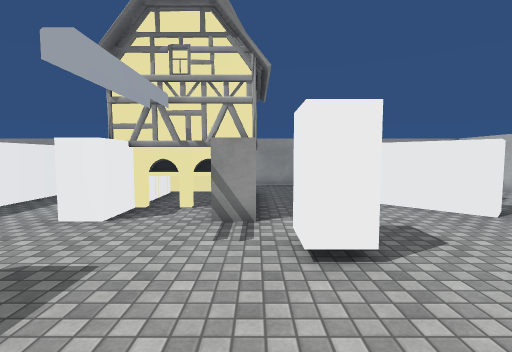
view 1 (above)

19 first-person views from a walk through a 3-D level made in the Unity game engine. The camera is 1.5 m above the floor, tilts 4° down and sees 85° across. The floor is counted in squares, 1.03 m on a side. Each view is taken from the middle of a square. On the plan, view 1 faces up. The plan holds only what a view shows up to about 14 squares ahead; the rest is blank. The place goes on beyond the plan. The player character is not drawn. Surface patterns are stand-ins for the level's own textures.

view 2
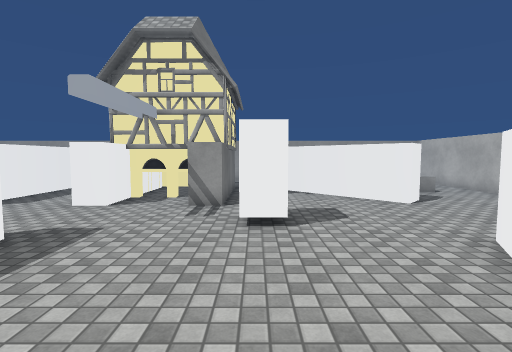

view 3
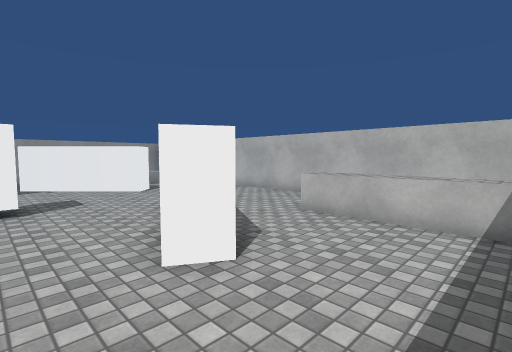

view 4
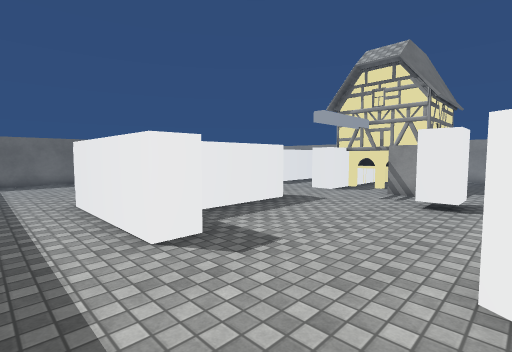

view 5
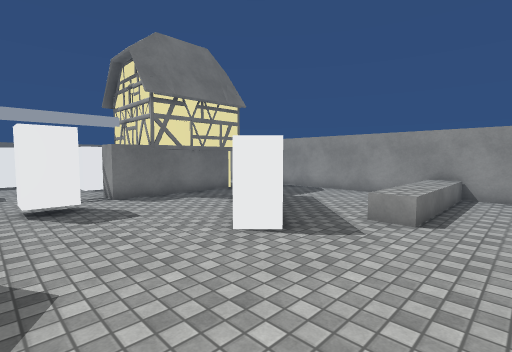

view 6
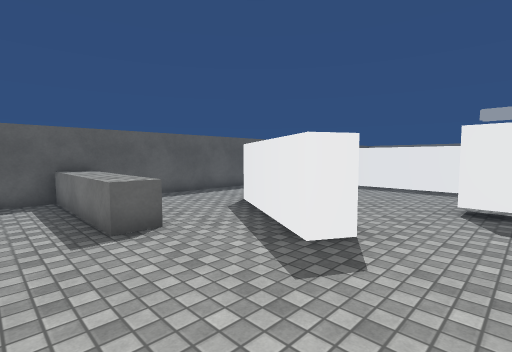

view 7
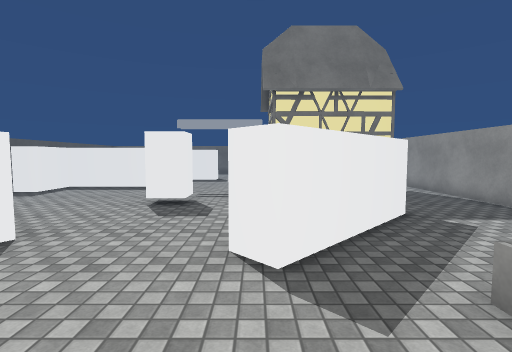

view 8
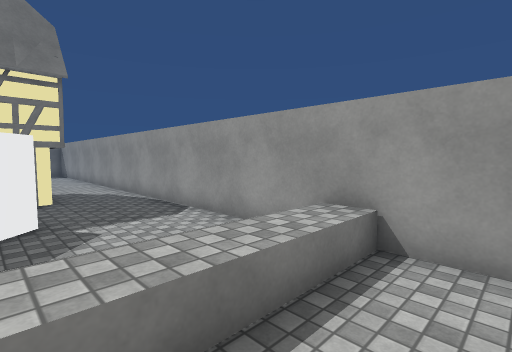

view 9
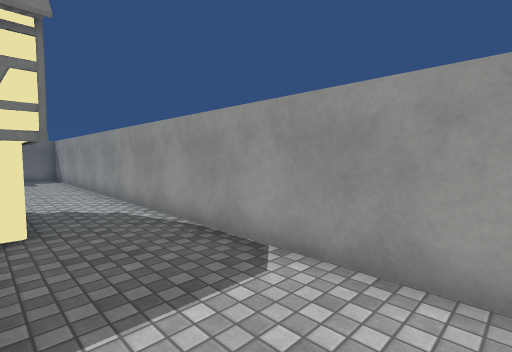

view 10
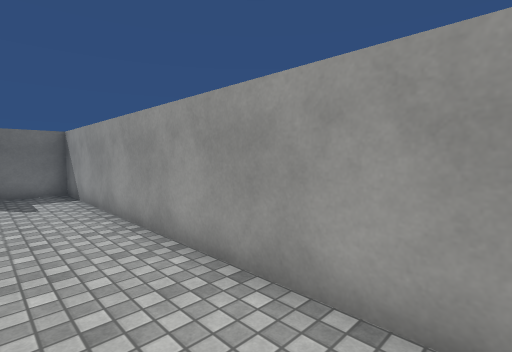

view 11
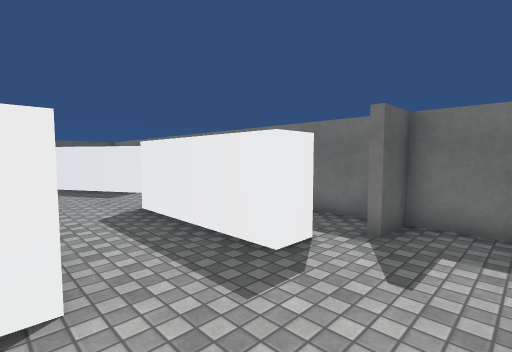

view 12
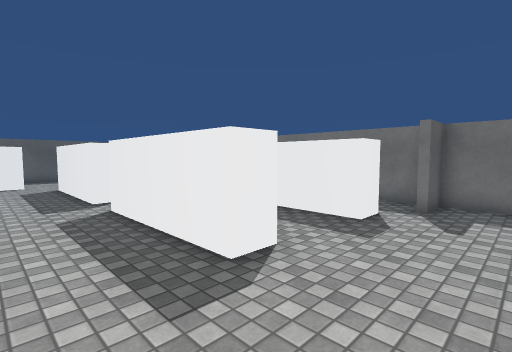

view 13
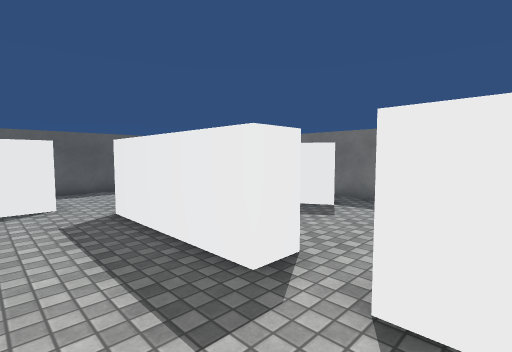

view 14
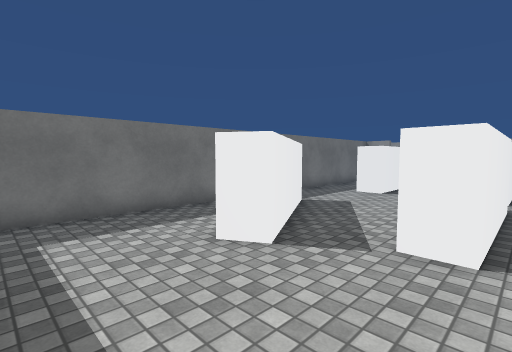

view 15
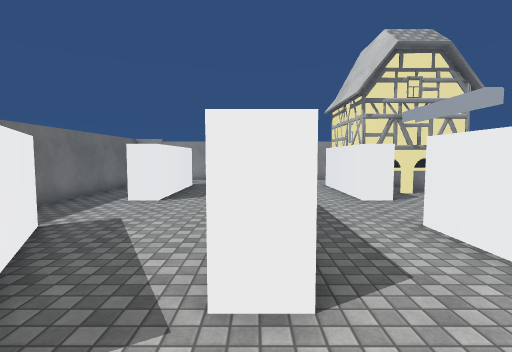

view 16
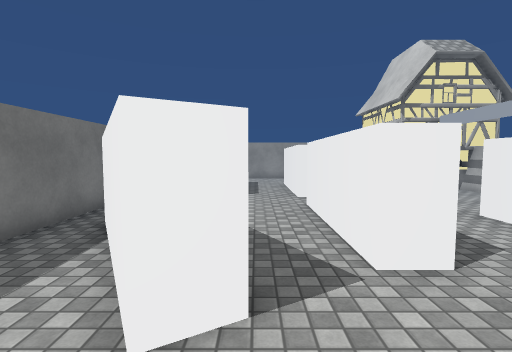

view 17
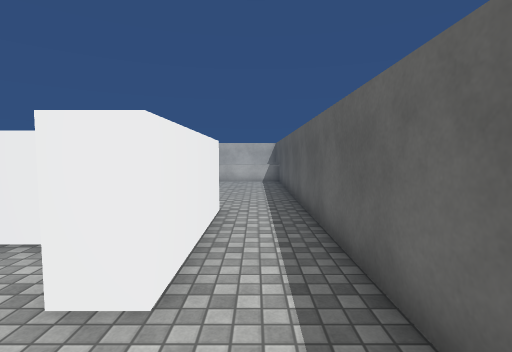

view 18
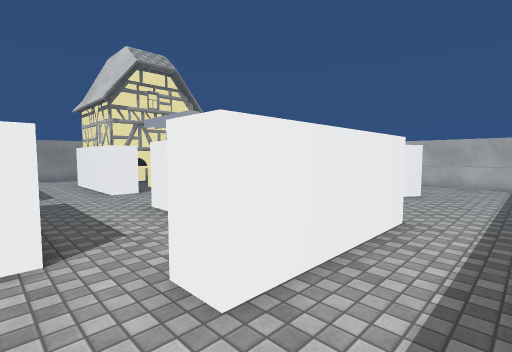

view 19
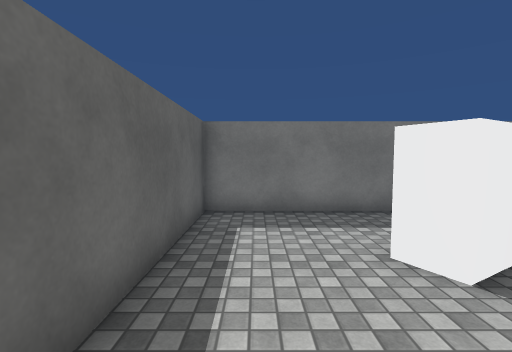

### Floor plan
Points are (right, up) in squares from view 1. A wall is a line through its corners. A room is listed if a view was taken in it or the views show most of it. See-through windows are left out.
Room 1 (views 1, 2, 3, 4, 5, 6, 7, 8, 9, 10, 11, 12, 13, 14, 19)
walls: (-1, 7) (-1, 8.4); (-3.4, 2.9) (-3.4, -2) (-1.4, -2) (-1.4, -3) (-6.4, -3); (-3.4, 8) (-3.4, 6.2) (-4.4, 6.2) (-4.4, 11.2); (0, 11.2) (0, 6.2) (-1, 6.2); (4.7, 2) (5.2, 2.8) (6, 2.3) (3.5, -2.1) (2.7, -1.6); (-4.4, -0.5) (-4.4, 2.9); (-7.5, 4.5) (-7.5, -0.5) (-8.4, -0.5) (-8.4, 4.5) (-7.5, 4.5); (2.9, 10.8) (6.5, 7.3) (5.8, 6.6) (2.2, 10.1); (-6.4, -2) (-5.2, -2); (-8.6, 11) (-7.5, 11) (-7.5, 6) (-8.4, 6) (-8.4, 10); (-12.6, 2.9) (-10.6, -0.7); (10.4, 8.6) (10.4, 12.1); (-7.4, -5.4) (9.6, -5.4); (-12.7, 1) (-13.4, 2.3); (-12.4, 11.2) (-11.3, 11.2) (-11.3, 6.2) (-12.2, 6.2); (9.9, 14.4) (-14.4, 14.4) (-14.4, 12.1) (-13, 12.1); (10.4, -4.6) (10.4, 5.5); (-14.4, 11.6) (-14.4, 0.6)
low walls: (7.3, -4.9) (7.3, -0.4) (8.3, -0.4) (8.3, -5.4); (8.3, 14.4) (8.3, 9.3) (7.2, 9.3)
ways out: opening at (-14, 1) to room 2; opening at (-8, -1.8) to room 2
objects: house (-2, 8); other object (1, 4) to (1, 5)
Room 2 (views 15, 16, 17, 18)
walls: (-10.6, -0.7) (-10.1, -1.6) (-10.9, -2.1) (-12.7, 1); (-6.4, -3) (-6.4, -2); (-14.4, 0.6) (-14.4, -5.4) (-7.4, -5.4)
ways out: opening at (-14, 1) to room 1; opening at (-8, -1.8) to room 1

Positions as (right, up) in squares from view 1, and headings:
1: (0, 0), facing up
2: (1, -2), facing up
3: (1, -5), facing up-right
4: (3, -5), facing up-left
5: (10, 3), facing up-left
6: (10, 5), facing down-left
7: (10, 7), facing left
8: (10, 10), facing up-left
9: (6, 11), facing up-left
10: (-2, 12), facing up-left
11: (-8, 14), facing down-left
12: (-5, 14), facing down-left
13: (-5, 7), facing down-left
14: (-7, -5), facing up-left
15: (-8, -3), facing up
16: (-10, -4), facing up
17: (-9, -4), facing right
18: (-8, -5), facing up-right
19: (-7, -4), facing left
